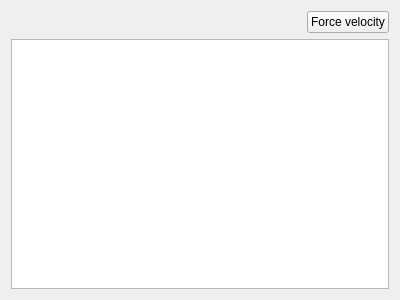
<?xml version="1.0" encoding="UTF-8"?>
<ui version="4.0">
 <class>FrameTreeWidget</class>
 <widget class="QWidget" name="FrameTreeWidget">
  <property name="geometry">
   <rect>
    <x>0</x>
    <y>0</y>
    <width>400</width>
    <height>300</height>
   </rect>
  </property>
  <property name="windowTitle">
   <string>Frame tree</string>
  </property>
  <layout class="QVBoxLayout" name="verticalLayout">
   <item>
    <layout class="QHBoxLayout" name="horizontalLayout">
     <item>
      <spacer name="horizontalSpacer">
       <property name="orientation">
        <enum>Qt::Horizontal</enum>
       </property>
       <property name="sizeHint" stdset="0">
        <size>
         <width>40</width>
         <height>20</height>
        </size>
       </property>
      </spacer>
     </item>
     <item>
      <widget class="QPushButton" name="button_forceVelocity">
       <property name="toolTip">
        <string>&lt;html&gt;&lt;head/&gt;&lt;body&gt;&lt;p&gt;When possible, force velocity mode.&lt;/p&gt;&lt;p&gt;&lt;br/&gt;&lt;/p&gt;&lt;p&gt;There are two modes available for editing the value of a joint:&lt;/p&gt;&lt;p&gt;- velocity: the user provides a speed to be integrated by HPP;&lt;/p&gt;&lt;p&gt;- position: the user provides the value of the joint.&lt;/p&gt;&lt;/body&gt;&lt;/html&gt;</string>
       </property>
       <property name="text">
        <string>Force velocity</string>
       </property>
       <property name="checkable">
        <bool>true</bool>
       </property>
       <property name="checked">
        <bool>false</bool>
       </property>
      </widget>
     </item>
    </layout>
   </item>
   <item>
    <widget class="QTreeView" name="frameTree">
     <property name="contextMenuPolicy">
      <enum>Qt::CustomContextMenu</enum>
     </property>
     <property name="headerHidden">
      <bool>true</bool>
     </property>
     <attribute name="headerVisible">
      <bool>false</bool>
     </attribute>
    </widget>
   </item>
  </layout>
 </widget>
 <resources/>
 <connections/>
</ui>
